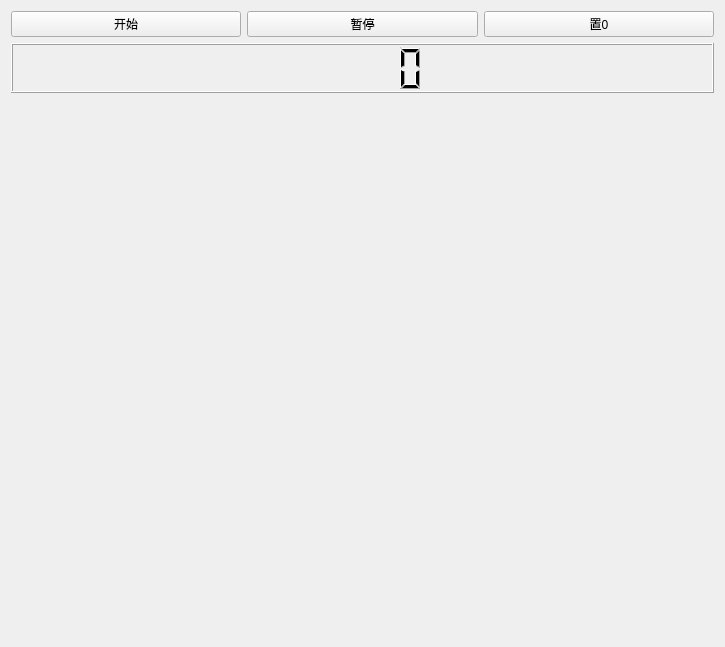
<?xml version="1.0" encoding="UTF-8"?>
<ui version="4.0">
 <class>ClockClass</class>
 <widget class="QWidget" name="ClockClass">
  <property name="geometry">
   <rect>
    <x>0</x>
    <y>0</y>
    <width>725</width>
    <height>647</height>
   </rect>
  </property>
  <property name="windowTitle">
   <string>Clock</string>
  </property>
  <layout class="QVBoxLayout" name="verticalLayout">
   <item>
    <layout class="QHBoxLayout" name="horizontalLayout">
     <item>
      <widget class="QPushButton" name="start">
       <property name="text">
        <string>开始</string>
       </property>
      </widget>
     </item>
     <item>
      <widget class="QPushButton" name="pause">
       <property name="text">
        <string>暂停</string>
       </property>
      </widget>
     </item>
     <item>
      <widget class="QPushButton" name="reset">
       <property name="text">
        <string>置0</string>
       </property>
      </widget>
     </item>
    </layout>
   </item>
   <item>
    <widget class="QLCDNumber" name="lcdNumber">
     <property name="minimumSize">
      <size>
       <width>0</width>
       <height>50</height>
      </size>
     </property>
    </widget>
   </item>
   <item>
    <spacer name="verticalSpacer">
     <property name="orientation">
      <enum>Qt::Vertical</enum>
     </property>
     <property name="sizeHint" stdset="0">
      <size>
       <width>20</width>
       <height>539</height>
      </size>
     </property>
    </spacer>
   </item>
  </layout>
 </widget>
 <layoutdefault spacing="6" margin="11"/>
 <resources>
  <include location="Clock.qrc"/>
 </resources>
 <connections>
  <connection>
   <sender>start</sender>
   <signal>clicked()</signal>
   <receiver>ClockClass</receiver>
   <slot>OnStart()</slot>
   <hints>
    <hint type="sourcelabel">
     <x>108</x>
     <y>10</y>
    </hint>
    <hint type="destinationlabel">
     <x>192</x>
     <y>38</y>
    </hint>
   </hints>
  </connection>
  <connection>
   <sender>pause</sender>
   <signal>clicked()</signal>
   <receiver>ClockClass</receiver>
   <slot>OnPause()</slot>
   <hints>
    <hint type="sourcelabel">
     <x>367</x>
     <y>27</y>
    </hint>
    <hint type="destinationlabel">
     <x>307</x>
     <y>36</y>
    </hint>
   </hints>
  </connection>
 </connections>
 <slots>
  <slot>OnStart()</slot>
  <slot>OnPause()</slot>
  <slot>OnReset()</slot>
 </slots>
</ui>
